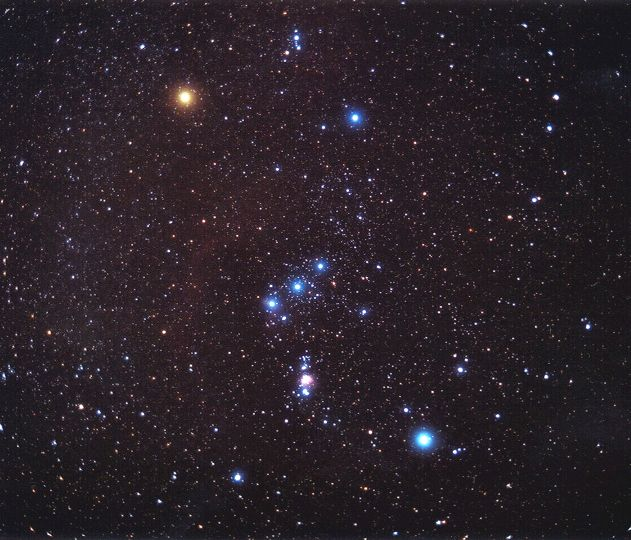
#> input picture Assignment_04/orion_spinelli_c1.jpg, 631 x 540 px
$ python S19355_A4_Q1.py
#> lines starting #> are read from the running program, lines starting #| are printed output that depends on the picture; after the words box and inside, x2 and y2 are one past the last pixel; in counts of white or black regions, pixels touching at a corner belong together

# Import Libraries
import cv2
import numpy as np
import matplotlib.pyplot as plt

# Read the Original image
img = cv2.imread(r'orion_spinelli_c1.jpg',cv2.IMREAD_COLOR)
#> img is the input picture: shape (540, 631, 3); mean B, G, R 40.7, 33.6, 42.1

# Convert Color Spaces : BGR -> RGB -> GrayScale
imgRGB = cv2.cvtColor(img,cv2.COLOR_BGR2RGB)
imgGrayScale = cv2.cvtColor(imgRGB,cv2.COLOR_BGR2GRAY)

# Applies a median blur to the grayscale image to reduce noise
blur = cv2.medianBlur(imgGrayScale,13)
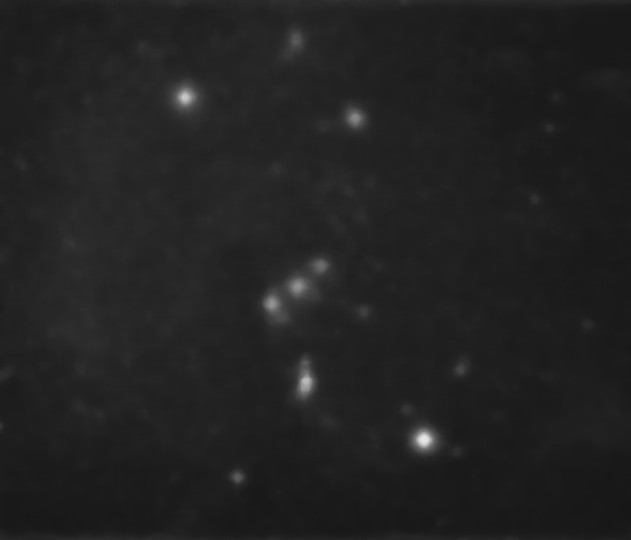
#> blur: shape (540, 631); min 23, max 231, mean 33.7

# Converts the grayscale image into a binary image : Otsu's thresholding
ret, mask = cv2.threshold(blur,0,255,cv2.THRESH_BINARY +cv2.THRESH_OTSU)
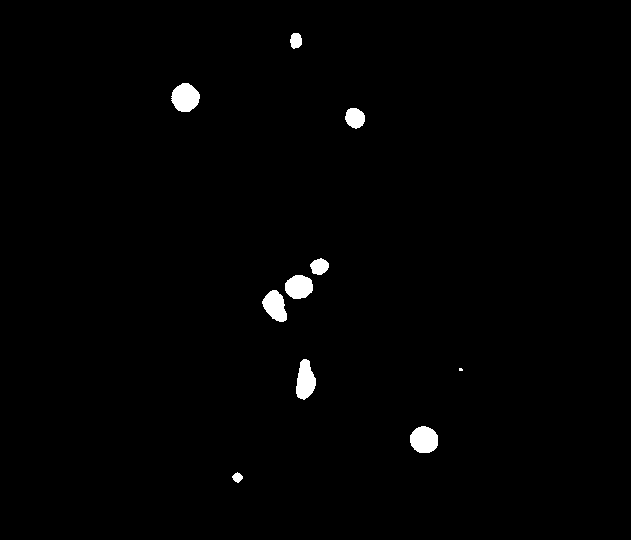
#> mask: shape (540, 631); 1.1% white; 10 white regions (1 under 20 px), largest, box (x1, y1, x2, y2) and area: (171, 83, 200, 112) 627, (410, 426, 438, 453) 606, (296, 359, 316, 400) 576
#> ret = 66

# Converts the binary mask image to a BGR image
maskBGR = cv2.cvtColor(mask,cv2.COLOR_GRAY2BGR)

output = cv2.bitwise_and(imgRGB,maskBGR)

# Plotting
plt.figure(figsize=(12, 12), num='Extracted Orion Constellation')

plt.subplot(1,3,1)
plt.title('Original Image')
plt.xticks([]),plt.yticks([])
plt.imshow(imgRGB)

plt.subplot(1,3,2)
plt.title('Mask')
plt.xticks([]),plt.yticks([])
plt.imshow(maskBGR,cmap='Greys_r')

plt.subplot(1,3,3)
plt.title('Output')
plt.xticks([]),plt.yticks([])
plt.imshow(output)

plt.show()
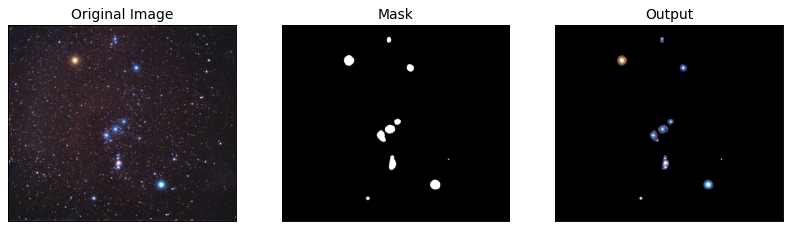
#> figure drawn by matplotlib, 3 panels
